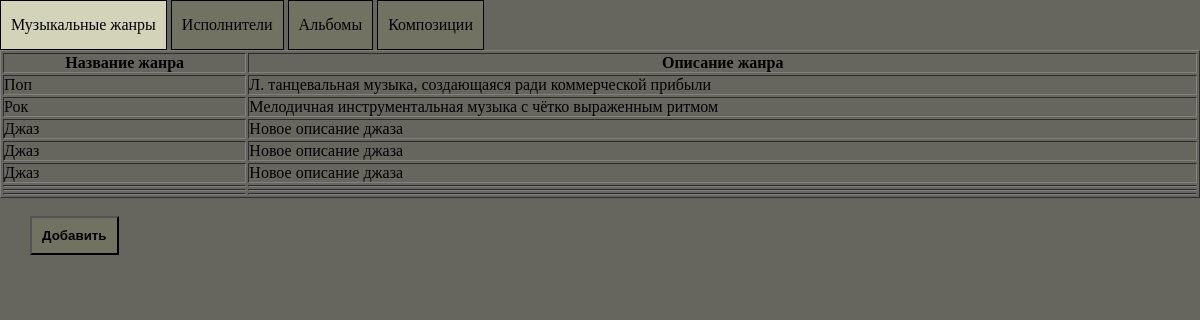
Screenshot of /posts/genres/ with the database file from the repository.
### posts/models.py (models this page shows, shortened)
class MusicGenre(models.Model):
    genre_id = models.AutoField(primary_key=True, verbose_name='ID')
    genre_name = models.CharField(max_length=50, verbose_name='Название жанра')
    genre_description = models.CharField(max_length=500, verbose_name='Описание')
    class Meta:
        verbose_name = 'Жанр'
        verbose_name_plural = 'Жанры'

### posts/views.py (the view)
# urls.py: url(r'^posts/genres/$', genres_page),
def genres_page(request):
    genres = MusicGenre.objects.all()
    context = {'title': 'Жанры'}
    if genres is not None:
        context['queryset'] = genres
    return render(request, 'posts/genres.html', context)

### posts/templates/posts/genres.html
{% extends 'posts/page_template.html' %}
{% block content %}
<table border="1" width="100%">
    <tr>
        <th>Название жанра</th>
        <th>Описание жанра</th>
    </tr>
    {% for i in queryset%}
        <tr>
            <td><a href="/posts/genres/{{ i.genre_id }}/">{{ i.genre_name }}</a></td>
            <td>{{ i.genre_description }}</td>
        </tr>
    {% endfor %}
</table>
<br>
<input class="add-element-button" type="button" value="Добавить" id="add-genre-button">
{% endblock %}

### posts/static/css/sections_style.css (style rules this page uses)
*, *:after, *:before { box-sizing: border-box; padding: 0; margin: 0; }
:root { --title-bg-color: #727262; --title-bg-color-chosen: #d3d3ba; --title-border: 1px solid #000000; --title-border-chosen: 1px solid #d3d3ba; }
body { background-color: #66665e; }

### posts/templates/posts/page_template.html (style rules this page uses)
a { color:#000000; text-decoration: none; }
.add-element-button { padding: 10px; margin-left: 30px; background-color: var(--title-bg-color); font-weight: bold; }

### rows the page displays
MusicGenre: genre_name "Поп", genre_description "Л. танцевальная музыка, создающаяся ради коммерческой прибыли"
MusicGenre: genre_name "Рок", genre_description "Мелодичная инструментальная музыка с чётко выраженным ритмом"
MusicGenre: genre_name "Джаз", genre_description "Новое описание джаза"
MusicGenre: genre_name "Джаз", genre_description "Новое описание джаза"
MusicGenre: genre_name "Джаз", genre_description "Новое описание джаза"
